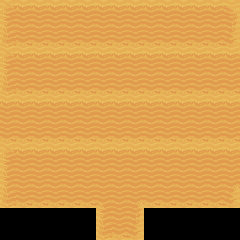

The image is a tile-based game level rendered from a .tmx file. Its description and source (layers, tilesets, objects; grid data summarised) follow:
An orthogonal 15x15 tile map with 16x16 px tiles, 3 tile layers (Background, Road, Prop) and 4 objects (2x NPC, 2x Transaction).

<map version="1.10" tiledversion="1.12.2" class="MapMeta" orientation="orthogonal" renderorder="right-down" width="15" height="15" tilewidth="16" tileheight="16" infinite="0" nextlayerid="5" nextobjectid="5">
 <properties>
  <property name="mapId" value="a8e90daa-ea13-5d87-a4f8-88bd76bff121" />
  <property name="mapName" value="量子实验室" />
  <property name="parentMap" value="891e09c1-4118-5933-ab59-4f59be8ada85" />
  <property name="region" value="量子仙宗" />
  <property name="type" propertytype="MapType" value="inDoor" />
 </properties>
 <tileset firstgid="1" source="../../../tilesets/Game_Maker_Studio_Autotiles_16x16.tsx" />
 <layer id="1" name="Background" width="15" height="15">
  <data>[225 cells, 201 non-empty, 13 distinct tile ids]</data>
 </layer>
 <layer id="2" name="Road" width="15" height="15">
  <data>[225 cells, 201 non-empty, 11 distinct tile ids]</data>
 </layer>
 <layer id="3" name="Prop" width="15" height="15">
  <data>[225 cells, 0 non-empty, 0 distinct tile ids]</data>
 </layer>
 <objectgroup id="4" name="Interactive">
  <object id="1" name="扎克伯格" type="NPC" x="40" y="132">
   <properties>
    <property name="npcId" value="365fcbd4-e6fc-5c95-8101-ffa518ab5ed5" />
   </properties>
   <point />
  </object>
  <object id="2" name="Jordan Walke" type="NPC" x="185.333" y="84">
   <properties>
    <property name="npcId" value="1ca9a5e1-db3c-5fa9-af19-eba11e3f86e1" />
   </properties>
   <point />
  </object>
  <object id="3" type="Transaction" x="112" y="208" width="16" height="16">
   <properties>
    <property name="from" value="891e09c1-4118-5933-ab59-4f59be8ada85" />
    <property name="to" value="a8e90daa-ea13-5d87-a4f8-88bd76bff121" />
   </properties>
  </object>
  <object id="4" type="Transaction" x="96" y="224" width="48" height="16">
   <properties>
    <property name="from" value="a8e90daa-ea13-5d87-a4f8-88bd76bff121" />
    <property name="to" value="891e09c1-4118-5933-ab59-4f59be8ada85" />
   </properties>
  </object>
 </objectgroup>
</map>
